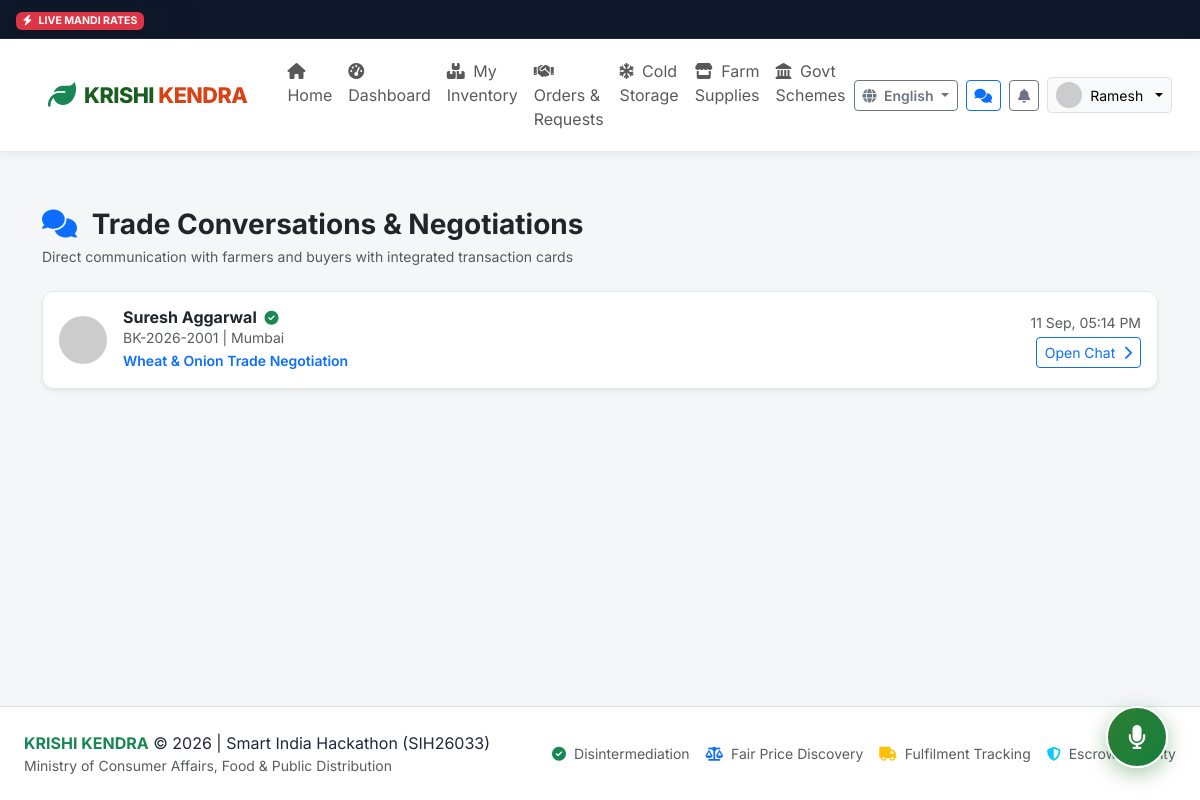
The app's page /chat/ (signed in) with its own data.
### app/models.py (models this page shows, shortened)
class User(db.Model):
    __tablename__ = 'users'
    id = db.Column(db.Integer, primary_key=True)
    custom_id = db.Column(db.String(32), unique=True, nullable=False, index=True) # e.g. FK-2026-1001, BK-2026-2001, ADM-001
    phone = db.Column(db.String(15), unique=True, nullable=False, index=True)
    password_hash = db.Column(db.String(255), nullable=True)
    role = db.Column(db.String(20), nullable=False, default='farmer') # farmer, buyer, admin
    name = db.Column(db.String(120), nullable=False)
    profile_image = db.Column(db.String(255), default='default_avatar.png')
    preferred_language = db.Column(db.String(10), default='en') # en, hi, mr, ta, te
    is_verified = db.Column(db.Boolean, default=False)
    verification_status = db.Column(db.String(20), default='none') # none, pending, approved, rejected
    gov_id_type = db.Column(db.String(50), nullable=True) # Aadhaar, Voter Card, Kisan Credit Card
    gov_id_masked = db.Column(db.String(50), nullable=True) # e.g. "XXXX-XXXX-1234" (Never store full plaintext)
    verification_doc = db.Column(db.String(255), nullable=True)
    verification_rejection_reason = db.Column(db.String(255), nullable=True)
    is_active = db.Column(db.Boolean, default=True)
    created_at = db.Column(db.DateTime, default=datetime.utcnow)
    updated_at = db.Column(db.DateTime, default=datetime.utcnow, onupdate=datetime.utcnow)
    farmer_profile = db.relationship('FarmerProfile', backref='user', uselist=False, cascade='all, delete-orphan')
    buyer_profile = db.relationship('BuyerProfile', backref='user', uselist=False, cascade='all, delete-orphan')
    inventories = db.relationship('Inventory', backref='farmer', lazy='dynamic', cascade='all, delete-orphan')
    requirements = db.relationship('Requirement', backref='buyer', lazy='dynamic', cascade='all, delete-orphan')
    notifications = db.relationship('Notification', backref='user', lazy='dynamic', cascade='all, delete-orphan')

class ChatThread(db.Model):
    __tablename__ = 'chat_threads'
    id = db.Column(db.Integer, primary_key=True)
    farmer_id = db.Column(db.Integer, db.ForeignKey('users.id'), nullable=False)
    buyer_id = db.Column(db.Integer, db.ForeignKey('users.id'), nullable=False)
    order_id = db.Column(db.Integer, db.ForeignKey('orders.id', ondelete='SET NULL'), nullable=True)
    offer_id = db.Column(db.Integer, db.ForeignKey('offers.id', ondelete='SET NULL'), nullable=True)
    subject_product = db.Column(db.String(100), default='Produce Negotiation')
    last_message_at = db.Column(db.DateTime, default=datetime.utcnow)
    farmer = db.relationship('User', foreign_keys=[farmer_id])
    buyer = db.relationship('User', foreign_keys=[buyer_id])
    messages = db.relationship('Message', backref='thread', lazy='dynamic', cascade='all, delete-orphan')

class BuyerProfile(db.Model):
    __tablename__ = 'buyer_profiles'
    id = db.Column(db.Integer, primary_key=True)
    user_id = db.Column(db.Integer, db.ForeignKey('users.id', ondelete='CASCADE'), nullable=False, unique=True)
    business_name = db.Column(db.String(150), default='Fresh Harvest Traders')
    business_type = db.Column(db.String(80), default='Wholesale Trader') # Wholesale Trader, Retailer, Apartment Buying Club, Consumer, Processor
    gst_number = db.Column(db.String(30), nullable=True)
    address = db.Column(db.String(255), default='')
    district = db.Column(db.String(100), default='Mumbai')
    state = db.Column(db.String(100), default='Maharashtra')
    pincode = db.Column(db.String(10), default='400001')
    latitude = db.Column(db.Float, nullable=True, default=19.0760)
    longitude = db.Column(db.Float, nullable=True, default=72.8777)
    description = db.Column(db.Text, default='Procuring direct-from-farm produce at transparent fair prices.')
    share_phone_consent = db.Column(db.Boolean, default=False)
    rating = db.Column(db.Float, default=4.9)
    total_reviews = db.Column(db.Integer, default=8)

### app/routes/chat.py (the view)
@chat_bp.route('/')
@login_required
def chat_list():
    user = g.user
    if user.role == 'farmer':
        threads = ChatThread.query.filter_by(farmer_id=user.id).order_by(ChatThread.last_message_at.desc()).all()
    else:
        threads = ChatThread.query.filter_by(buyer_id=user.id).order_by(ChatThread.last_message_at.desc()).all()
    return render_template('chat/chat_list.html', threads=threads, user=user)

### app/routes/auth.py (called while the page is built)
def login_required(f):
    @wraps(f)
    def decorated_function(*args, **kwargs):
        if g.user is None:
            flash('Please log in to access this page.', 'warning')
            return redirect(url_for('auth.login', next=request.url))
        return f(*args, **kwargs)
    return decorated_function

### app/templates/chat/chat_list.html (shortened to what this page needs)
{% extends "base.html" %}
{% block content %}
<div class="container py-4">
  <div class="d-flex justify-content-between align-items-center mb-4">
    <div>
      <h3 class="fw-bold text-dark mb-1"><i class="fas fa-comments text-primary me-2"></i> Trade Conversations & Negotiations</h3>
      <p class="text-muted small mb-0">Direct communication with farmers and buyers with integrated transaction cards</p>
    </div>
  </div>
  <div class="k-card p-0 overflow-hidden shadow-sm">
    {% if threads %}
      <div class="list-group list-group-flush">
        {% for t in threads %}
          {% set other = t.buyer if user.id == t.farmer_id else t.farmer %}
          {% set other_prof = other.buyer_profile if other.role == 'buyer' else other.farmer_profile %}
          <a href="{{ url_for('chat.view_thread', thread_id=t.id) }}" class="list-group-item list-group-item-action p-3 d-flex justify-content-between align-items-center">
            <div class="d-flex align-items-center gap-3">
              <img src="https://ui-avatars.com/api/?name={{ other.name }}&background={% if other.role == 'farmer' %}2e7d32{% else %}e65100{% endif %}&color=fff" alt="Avatar" class="rounded-circle" width="48" height="48">
              <div>
                <h6 class="fw-bold mb-0 text-dark">
                  {{ other.name }}
                  {% if other.is_verified %}
                    <i class="fas fa-check-circle text-success small ms-1"></i>
                  {% endif %}
                </h6>
                <small class="text-muted d-block">{{ other.custom_id }} | {{ other_prof.district if other_prof else 'Location' }}</small>
                <small class="text-primary fw-semibold">{{ t.subject_product }}</small>
              </div>
            </div>
            <div class="text-end">
              <small class="text-muted d-block">{{ t.last_message_at.strftime('%d %b, %I:%M %p') }}</small>
              <span class="btn btn-sm btn-outline-primary mt-1">Open Chat <i class="fas fa-chevron-right ms-1"></i></span>
            </div>
          </a>
        {% endfor %}
      </div>
    {% else %}
      <div class="text-center py-5 text-muted">
        <i class="fas fa-comments fa-3x opacity-50 mb-3"></i>
        <h5>No active conversation threads.</h5>
        <p class="text-muted">Start an inquiry from the browse produce page or send an offer to begin chatting!</p>
      </div>
    {% endif %}
  </div>
</div>
{% endblock %}

### app/templates/base.html (shortened to what this page needs)
<!DOCTYPE html>
<html lang="{{ current_lang }}">
<head>
  <link href="https://cdn.jsdelivr.net/npm/bootstrap@5.3.3/dist/css/bootstrap.min.css" rel="stylesheet">
  <link rel="stylesheet" href="https://cdnjs.cloudflare.com/ajax/libs/font-awesome/6.5.1/css/all.min.css">
  <link rel="stylesheet" href="{{ url_for('static', filename='css/style.css') }}">
</head>
<body class="{% if current_user and current_user.role == 'farmer' %}theme-farmer{% elif current_user and current_user.role == 'buyer' %}theme-buyer{% elif current_user and current_user.role == 'admin' %}theme-admin{% endif %}">
  <div class="mandi-ticker">
    <div class="mandi-ticker-badge">
      <span class="badge bg-danger shadow-sm"><i class="fas fa-bolt me-1"></i> LIVE MANDI RATES</span>
    </div>
    <div class="mandi-ticker-track">
      <div class="ticker-wrap">
      </div>
    </div>
  </div>
  <nav class="navbar navbar-expand-lg navbar-krishi sticky-top">
    <div class="container-fluid px-lg-4">
      <a class="navbar-brand d-flex align-items-center" href="{{ url_for('main.index') }}">
        <i class="fas fa-leaf text-success fs-3 me-2"></i>
        <div class="brand-title">
          KRISHI <span>KENDRA</span>
        </div>
      </a>
      <div class="collapse navbar-collapse" id="navbarKrishiContent">
        <ul class="navbar-nav me-auto mb-2 mb-lg-0 ms-lg-3">
          <li class="nav-item">
            <a class="nav-link {% if request.endpoint == 'main.index' %}active fw-bold{% endif %}" href="{{ url_for('main.index') }}"><i class="fas fa-home me-1"></i> <span data-i18n="nav_home">Home</span></a>
          </li>
          {% if current_user %}
            {% if current_user.role == 'farmer' %}
              <li class="nav-item">
                <a class="nav-link " href="{{ url_for('farmer.dashboard') }}"><i class="fas fa-tachometer-alt me-1"></i> <span data-i18n="nav_dashboard"></span></a>
              </li>
              <li class="nav-item">
                <a class="nav-link " href="{{ url_for('farmer.inventory') }}"><i class="fas fa-boxes me-1"></i> <span data-i18n="nav_inventory"></span></a>
              </li>
              <li class="nav-item">
                <a class="nav-link " href="{{ url_for('farmer.orders') }}"><i class="fas fa-handshake me-1"></i> <span data-i18n="nav_orders"></span></a>
              </li>
            {% elif current_user.role == 'admin' %}
              <li class="nav-item">
                <a class="nav-link {% if 'admin.' in (request.endpoint or '') %}active text-primary fw-bold{% endif %}" href="{{ url_for('admin.dashboard') }}"><i class="fas fa-shield-alt me-1"></i> Admin Portal</a>
              </li>
            {% endif %}
          {% endif %}
          <li class="nav-item">
            <a class="nav-link " href="{{ url_for('cold_storage.index') }}"><i class="fas fa-snowflake me-1"></i> <span data-i18n="nav_cold_storage"></span></a>
          </li>
          <li class="nav-item">
            <a class="nav-link " href="{{ url_for('marketplace.index') }}"><i class="fas fa-store me-1"></i> <span data-i18n="nav_marketplace"></span></a>
          </li>
          <li class="nav-item">
            <a class="nav-link {% if 'schemes.' in (request.endpoint or '') %}active fw-bold{% endif %}" href="{{ url_for('schemes.index') }}"><i class="fas fa-landmark me-1"></i> <span data-i18n="nav_schemes">Govt Schemes</span></a>
          </li>
        </ul>
        <div class="d-flex align-items-center gap-2">
          <div class="dropdown">
            <button class="btn btn-sm btn-outline-secondary dropdown-toggle fw-semibold" type="button" data-bs-toggle="dropdown">
              <i class="fas fa-globe me-1"></i> {{ available_languages.get(current_lang, 'Language') }}
            </button>
          </div>
          {% if current_user %}
            <a href="{{ url_for('chat.chat_list') }}" class="btn btn-sm btn-outline-primary position-relative" title="Conversations & Offers">
              <i class="fas fa-comments"></i>
            </a>
            <div class="dropdown">
              <button class="btn btn-sm btn-outline-secondary position-relative" type="button" data-bs-toggle="dropdown" title="Notifications">
                <i class="fas fa-bell"></i>
              </button>
            </div>
            <div class="dropdown">
              <button class="btn btn-sm btn-light border dropdown-toggle d-flex align-items-center gap-2" type="button" data-bs-toggle="dropdown">
                <img src="{% if current_user.profile_image and current_user.profile_image != 'default_avatar.png' %}{{ url_for('static', filename='uploads/' + current_user.profile_image) }}{% else %}https://ui-avatars.com/api/?name={{ current_user.name }}&background=2e7d32&color=fff{% endif %}" alt="Avatar" class="rounded-circle" width="26" height="26">
                <span>{{ current_user.name.split()[0] }}</span>
              </button>
            </div>
          {% endif %}
        </div>
      </div>
    </div>
  </nav>
  <main class="py-3">
    {% block content %}{% endblock %}
  </main>
  <div class="voice-assistant-fab" id="voiceAssistantFab" title="Click to speak or chat with Krishi Mitra AI Copilot">
    <i class="fas fa-microphone fs-4"></i>
  </div>
  <footer class="bg-white border-top py-4 mt-5">
    <div class="container-fluid px-lg-4 d-flex flex-column flex-md-row justify-content-between align-items-center gap-3">
      <div>
        <span class="fw-bold text-success">KRISHI KENDRA</span> &copy; 2026 | Smart India Hackathon (SIH26033)
        <div class="text-muted small">Ministry of Consumer Affairs, Food & Public Distribution</div>
      </div>
      <div class="d-flex gap-3 small text-muted">
        <span><i class="fas fa-check-circle text-success me-1"></i> Disintermediation</span>
        <span><i class="fas fa-balance-scale text-primary me-1"></i> Fair Price Discovery</span>
        <span><i class="fas fa-truck text-warning me-1"></i> Fulfilment Tracking</span>
        <span><i class="fas fa-shield-alt text-info me-1"></i> Escrow Security</span>
      </div>
    </div>
  </footer>
</body>
</html>

### app/static/css/style.css (style rules this page uses)
:root { --primary-green: #1b5e20; --accent-green: #2e7d32; --light-green: #e8f5e9; --border-green: #a5d6a7; --buyer-orange: #d84315; --buyer-accent: #e65100; --buyer-light: #fff3e0; --buyer-border: #ffcc80; --admin-navy: #1a237e; --admin-light: #e8eaf6; --dark-slate: #1e293b; --medium-slate: #475569; --light-slate: #f8fafc; --card-bg: #ffffff; --shadow-sm: 0 2px 8px rgba(0, 0, 0, 0.06); --shadow-md: 0 4px 16px rgba(0, 0, 0, 0.08); --shadow-lg: 0 10px 25px rgba(0, 0, 0, 0.12); --radius-sm: 8px; --radius-md: 12px; --radius-lg: 16px; --radius-xl: 24px; }
body { font-family: 'Inter', -apple-system, BlinkMacSystemFont, "Segoe UI", Roboto, "Helvetica Neue", Arial, sans-serif; background-color: #f4f6f8; color: var(--dark-slate); min-height: 100vh; display: flex; flex-direction: column; }
main { flex: 1; }
.navbar-krishi { background: #ffffff; border-bottom: 1px solid #e2e8f0; box-shadow: var(--shadow-sm); padding: 0.75rem 1.5rem; }
.brand-title { font-weight: 800; font-size: 1.35rem; color: var(--primary-green); letter-spacing: -0.5px; }
.brand-title span { color: var(--buyer-orange); }
.theme-farmer { --theme-primary: var(--primary-green); --theme-accent: var(--accent-green); --theme-light: var(--light-green); --theme-border: var(--border-green); }
.k-card { background: #ffffff; border: 1px solid #e2e8f0; border-radius: var(--radius-md); box-shadow: var(--shadow-sm); padding: 1.5rem; transition: transform 0.2s ease, box-shadow 0.2s ease; }
.mandi-ticker { background: #0f172a; color: #f8fafc; padding: 0.5rem 1rem; font-size: 0.88rem; overflow: hidden; white-space: nowrap; border-bottom: 1px solid #1e293b; display: flex; align-items: center; position: relative; }
.mandi-ticker-badge { flex-shrink: 0; z-index: 10; background: #0f172a; padding-right: 1.25rem; box-shadow: 15px 0 20px -2px #0f172a; }
.mandi-ticker-track { overflow: hidden; flex: 1; position: relative; white-space: nowrap; }
.ticker-wrap { display: inline-block; white-space: nowrap; padding-left: 100%; animation: tickerSlide 32s linear infinite; }
.voice-assistant-fab { position: fixed; bottom: 2rem; right: 2rem; width: 62px; height: 62px; border-radius: 50%; background: linear-gradient(135deg, #2e7d32, #15803d); color: #ffffff; display: flex; align-items: center; justify-content: center; box-shadow: 0 6px 20px rgba(46, 125, 50, 0.4); cursor: pointer; z-index: 1050; border: 2px solid #ffffff; transition: transform 0.2s ease, box-shadow 0.2s ease; }

### records on screen
User: name "Ramesh"
ChatThread: subject_product "Wheat & Onion Trade Negotiation", last_message_at "11 Sep, 05:14 PM"
User: name "Suresh Aggarwal", custom_id "BK-2026-2001"
BuyerProfile: district "Mumbai"

### other values on screen
{{ available_languages.get(current_lang, 'Language') }} "English"
